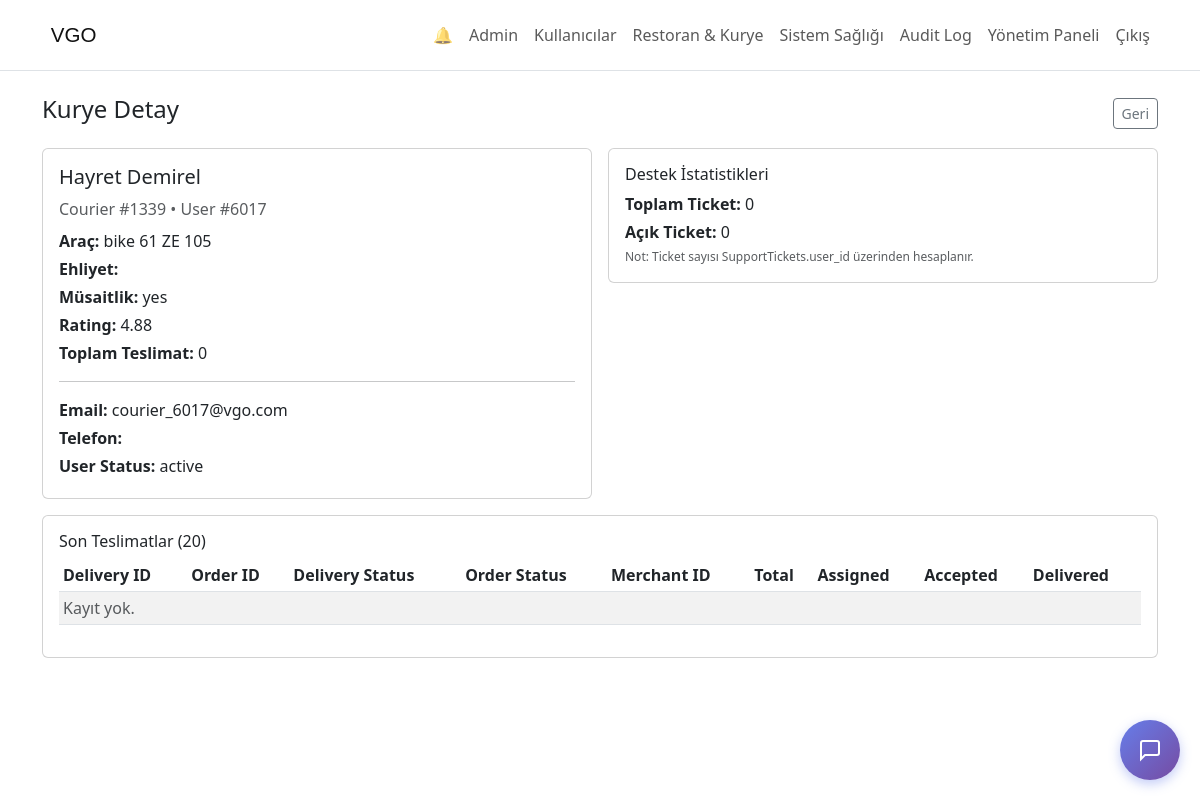
/admin_courier_detail.php?courier_id=1339&back=admin_partners.php?tab=couriers (signed in), run on the app's committed database.
### tables this page shows
CREATE TABLE IF NOT EXISTS couriers (
  courier_id INT PRIMARY KEY AUTO_INCREMENT,
  user_id INT NOT NULL UNIQUE,
  vehicle_type VARCHAR(50),
  vehicle_plate VARCHAR(20),
  license_number VARCHAR(20),
  current_zone_id INT,
  is_available INT DEFAULT 1,
  rating_avg DECIMAL(3,2),
  total_deliveries INT DEFAULT 0,
  FOREIGN KEY (user_id) REFERENCES users(user_id),
  FOREIGN KEY (current_zone_id) REFERENCES zones(zone_id)
);

CREATE TABLE IF NOT EXISTS users (
  user_id INT PRIMARY KEY AUTO_INCREMENT,
  role_id INT NOT NULL,
  full_name VARCHAR(200) NOT NULL,
  first_name VARCHAR(100),
  last_name VARCHAR(100),
  email VARCHAR(100) NOT NULL UNIQUE,
  phone VARCHAR(20),
  profile_image VARCHAR(500),
  password_hash VARCHAR(255) NOT NULL,
  status VARCHAR(50) NOT NULL,
  email_verified INT DEFAULT 0,
  birthdate DATE,
  last_login DATETIME NULL,
  created_at DATETIME DEFAULT CURRENT_TIMESTAMP,
  FOREIGN KEY (role_id) REFERENCES roles(role_id)
);

### admin_courier_detail.php (the view, shortened to what this page needs)
<?php
@include_once __DIR__ . '/migrations_runner.php';
function vgo_table_exists3(mysqli $conn, string $table): bool {
    $stmt = $conn->prepare('SELECT 1 FROM information_schema.TABLES WHERE TABLE_SCHEMA = DATABASE() AND TABLE_NAME = ? LIMIT 1');
    $stmt->bind_param('s', $table);
    $stmt->execute();
    $res = $stmt->get_result();
    $ok = ($res && $res->num_rows > 0);
    return $ok;
}
function vgo_resolve_table_name3(mysqli $conn, array $candidates): string {
    foreach ($candidates as $cand) {
        $cand = (string)$cand;
        if ($cand !== '' && vgo_table_exists3($conn, $cand)) return $cand;
    }
    return (string)($candidates[0] ?? '');
}
function vgo_ident3(string $name): string {
    return '`' . str_replace('`', '``', $name) . '`';
}
function vgo_column_exists3(mysqli $conn, string $table, string $col): bool {
    $stmt = $conn->prepare('SELECT 1 FROM information_schema.COLUMNS WHERE TABLE_SCHEMA = DATABASE() AND LOWER(TABLE_NAME) = LOWER(?) AND LOWER(COLUMN_NAME) = LOWER(?) LIMIT 1');
    $stmt->bind_param('ss', $table, $col);
    $stmt->execute();
    $res = $stmt->get_result();
    $ok = ($res && $res->num_rows > 0);
    return $ok;
}
$courierId = isset($_GET['courier_id']) ? (int)$_GET['courier_id'] : 0;
$back = isset($_GET['back']) ? (string)$_GET['back'] : 'admin_partners.php?tab=couriers';
$tableCouriers = vgo_resolve_table_name3($conn, ['couriers', 'Couriers']);
$tableUsers = vgo_resolve_table_name3($conn, ['users', 'Users']);
$tableDeliveries = vgo_resolve_table_name3($conn, ['deliveries', 'Deliveries']);
$tableOrders = vgo_resolve_table_name3($conn, ['orders', 'Orders']);
$tableSupportTickets = vgo_resolve_table_name3($conn, ['SupportTickets', 'supporttickets']);
$courier = null;
$couriersHasLicense = vgo_column_exists3($conn, $tableCouriers, 'license_number');
$couriersHasAvailable = vgo_column_exists3($conn, $tableCouriers, 'is_available');
$couriersHasRating = vgo_column_exists3($conn, $tableCouriers, 'rating_avg');
$couriersHasTotalDeliveries = vgo_column_exists3($conn, $tableCouriers, 'total_deliveries');
$usersHasStatus = vgo_column_exists3($conn, $tableUsers, 'status');
$usersHasEmail = vgo_column_exists3($conn, $tableUsers, 'email');
$usersHasPhone = vgo_column_exists3($conn, $tableUsers, 'phone');
$selectParts = [
    'c.courier_id',
    'c.user_id',
    'c.vehicle_type',
    'c.vehicle_plate',
    ($couriersHasLicense ? 'c.license_number' : 'NULL AS license_number'),
    ($couriersHasAvailable ? 'c.is_available' : '0 AS is_available'),
    ($couriersHasRating ? 'c.rating_avg' : 'NULL AS rating_avg'),
    ($couriersHasTotalDeliveries ? 'c.total_deliveries' : '0 AS total_deliveries'),
    'u.full_name',
    ($usersHasEmail ? 'u.email' : 'NULL AS email'),
    ($usersHasPhone ? 'u.phone' : 'NULL AS phone'),
    ($usersHasStatus ? 'u.status' : 'NULL AS status'),
];
$stmt = $conn->prepare('SELECT ' . implode(', ', $selectParts)
    . ' FROM ' . vgo_ident3($tableCouriers) . ' c JOIN ' . vgo_ident3($tableUsers) . ' u ON c.user_id = u.user_id'
    . ' WHERE c.courier_id = ? LIMIT 1');
if ($stmt) {
    $stmt->bind_param('i', $courierId);
    $stmt->execute();
    $courier = $stmt->get_result()->fetch_assoc() ?? null;
}
$userId = (int)($courier['user_id'] ?? 0);
$ticketsTotal = 0;
$ticketsOpen = 0;
if ($tableSupportTickets !== '' && vgo_table_exists3($conn, $tableSupportTickets) && $userId > 0) {
    $ticketsHasStatus = vgo_column_exists3($conn, $tableSupportTickets, 'status');
    $ticketsHasUserId = vgo_column_exists3($conn, $tableSupportTickets, 'user_id');
    if ($ticketsHasUserId) {
        $sqlT = 'SELECT COUNT(*) AS total_cnt,'
            . ($ticketsHasStatus
                ? " SUM(CASE WHEN status IN ('open','in_progress') THEN 1 ELSE 0 END) AS open_cnt"
                : ' 0 AS open_cnt')
            . ' FROM ' . vgo_ident3($tableSupportTickets)
            . ' WHERE user_id = ?';
        $stmtT = $conn->prepare($sqlT);
    } else {
        $stmtT = null;
    }
    if ($stmtT) {
        $stmtT->bind_param('i', $userId);
        $stmtT->execute();
        $rowT = $stmtT->get_result()->fetch_assoc() ?? [];
        $ticketsTotal = (int)($rowT['total_cnt'] ?? 0);
        $ticketsOpen = (int)($rowT['open_cnt'] ?? 0);
    }
}
$deliveries = [];
if ($tableDeliveries !== '' && vgo_table_exists3($conn, $tableDeliveries) && $tableOrders !== '' && vgo_table_exists3($conn, $tableOrders)) {
    $delHasAssigned = vgo_column_exists3($conn, $tableDeliveries, 'assigned_at');
    $delHasAccepted = vgo_column_exists3($conn, $tableDeliveries, 'accepted_at');
    $delHasDelivered = vgo_column_exists3($conn, $tableDeliveries, 'delivered_at');
    $delHasStatus = vgo_column_exists3($conn, $tableDeliveries, 'status');
    $ordHasMerchant = vgo_column_exists3($conn, $tableOrders, 'merchant_id');
    $ordHasTotal = vgo_column_exists3($conn, $tableOrders, 'total_price');
    $ordHasStatus = vgo_column_exists3($conn, $tableOrders, 'status');
    $stmtD = $conn->prepare('SELECT'
        . ' d.delivery_id,'
        . ' d.order_id,'
        . ($delHasStatus ? ' d.status AS delivery_status,' : ' NULL AS delivery_status,')
        . ($delHasAssigned ? ' d.assigned_at,' : ' NULL AS assigned_at,')
        . ($delHasAccepted ? ' d.accepted_at,' : ' NULL AS accepted_at,')
        . ($delHasDelivered ? ' d.delivered_at,' : ' NULL AS delivered_at,')
        . ($ordHasMerchant ? ' o.merchant_id,' : ' 0 AS merchant_id,')
        . ($ordHasTotal ? ' o.total_price,' : ' 0 AS total_price,')
        . ($ordHasStatus ? ' o.status AS order_status' : ' NULL AS order_status')
        . ' FROM ' . vgo_ident3($tableDeliveries) . ' d JOIN ' . vgo_ident3($tableOrders) . ' o ON o.order_id = d.order_id'
        . ' WHERE d.courier_id = ?'
        . ' ORDER BY d.delivery_id DESC LIMIT 20');
    if ($stmtD) {
        $stmtD->bind_param('i', $courierId);
        $stmtD->execute();
        $deliveries = $stmtD->get_result()->fetch_all(MYSQLI_ASSOC) ?? [];
    }
}
?>
<!doctype html>
<html>
<head>
    <link rel="stylesheet" href="https://cdn.jsdelivr.net/npm/bootstrap@5.3.0/dist/css/bootstrap.min.css">
</head>
<body>
<?php include 'header.php'; ?>
<div class="container mt-4">
    <div class="d-flex justify-content-between align-items-center mb-3">
        <h4>Kurye Detay</h4>
        <a class="btn btn-sm btn-outline-secondary" href="<?php echo htmlspecialchars($back); ?>">Geri</a>
    </div>
    <div class="row g-3">
        <div class="col-md-6">
            <div class="card">
                <div class="card-body">
                    <h5 class="card-title mb-2"><?php echo htmlspecialchars((string)($courier['full_name'] ?? '')); ?></h5>
                    <div class="text-muted mb-2">Courier #<?php echo (int)$courierId; ?> • User #<?php echo (int)$userId; ?></div>
                    <div class="mb-1"><strong>Araç:</strong> <?php echo htmlspecialchars(trim((string)($courier['vehicle_type'] ?? '') . ' ' . (string)($courier['vehicle_plate'] ?? ''))); ?></div>
                    <div class="mb-1"><strong>Ehliyet:</strong> <?php echo htmlspecialchars((string)($courier['license_number'] ?? '')); ?></div>
                    <div class="mb-1"><strong>Müsaitlik:</strong> <?php echo ((int)($courier['is_available'] ?? 0) === 1) ? 'yes' : 'no'; ?></div>
                    <div class="mb-1"><strong>Rating:</strong> <?php echo htmlspecialchars((string)($courier['rating_avg'] ?? '')); ?></div>
                    <div class="mb-1"><strong>Toplam Teslimat:</strong> <?php echo htmlspecialchars((string)($courier['total_deliveries'] ?? '')); ?></div>
                    <hr>
                    <div class="mb-1"><strong>Email:</strong> <?php echo htmlspecialchars((string)($courier['email'] ?? '')); ?></div>
                    <div class="mb-1"><strong>Telefon:</strong> <?php echo htmlspecialchars((string)($courier['phone'] ?? '')); ?></div>
                    <div class="mb-1"><strong>User Status:</strong> <?php echo htmlspecialchars((string)($courier['status'] ?? '')); ?></div>
                </div>
            </div>
        </div>
        <div class="col-md-6">
            <div class="card">
                <div class="card-body">
                    <h6 class="card-title">Destek İstatistikleri</h6>
                    <div class="mb-1"><strong>Toplam Ticket:</strong> <?php echo (int)$ticketsTotal; ?></div>
                    <div class="mb-1"><strong>Açık Ticket:</strong> <?php echo (int)$ticketsOpen; ?></div>
                    <div class="text-muted" style="font-size:12px;">Not: Ticket sayısı SupportTickets.user_id üzerinden hesaplanır.</div>
                </div>
            </div>
        </div>
        <div class="col-12">
            <div class="card">
                <div class="card-body">
                    <h6 class="card-title">Son Teslimatlar (20)</h6>
                    <div class="table-responsive">
                        <table class="table table-sm table-striped align-middle">
                            <thead>
                                <tr>
                                    <th>Delivery ID</th>
                                    <th>Order ID</th>
                                    <th>Delivery Status</th>
                                    <th>Order Status</th>
                                    <th>Merchant ID</th>
                                    <th>Total</th>
                                    <th>Assigned</th>
                                    <th>Accepted</th>
                                    <th>Delivered</th>
                                </tr>
                            </thead>
                            <tbody>
                            <?php if (empty($deliveries)): ?>
                                <tr><td colspan="9" class="text-muted">Kayıt yok.</td></tr>
                            <?php else: foreach ($deliveries as $d): ?>
                                <tr>
                                    <td><?php echo (int)($d['delivery_id'] ?? 0); ?></td>
                                    <td><?php echo (int)($d['order_id'] ?? 0); ?></td>
                                    <td><?php echo htmlspecialchars((string)($d['delivery_status'] ?? '')); ?></td>
                                    <td><?php echo htmlspecialchars((string)($d['order_status'] ?? '')); ?></td>
                                    <td><?php echo (int)($d['merchant_id'] ?? 0); ?></td>
                                    <td><?php echo htmlspecialchars((string)($d['total_price'] ?? '')); ?></td>
                                    <td><?php echo htmlspecialchars((string)($d['assigned_at'] ?? '')); ?></td>
                                    <td><?php echo htmlspecialchars((string)($d['accepted_at'] ?? '')); ?></td>
                                    <td><?php echo htmlspecialchars((string)($d['delivered_at'] ?? '')); ?></td>
                                </tr>
                            <?php endforeach; endif; ?>
                            </tbody>
                        </table>
                    </div>
                </div>
            </div>
        </div>
    </div>
</div>
</body>
</html>

### data on the page
couriers: user.full_name "Hayret Demirel", user "6017", vehicle_type+vehicle_plate "bike 61 ZE 105", rating_avg "4.88", total_deliveries "0", user.email "courier_6017@vgo.com", user.status "active"

### other printed values
$courierId "1339"
$ticketsTotal "0"
$ticketsOpen "0"
